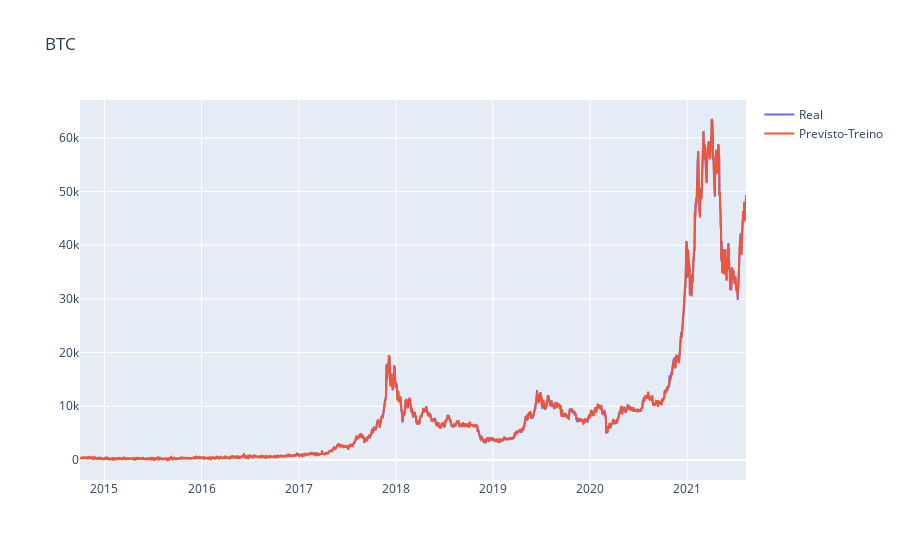

Source (notebook cell):
### Code cell
fig = go.Figure(layout=go.Layout(title=go.layout.Title(text='BTC'))) 
fig.add_trace(go.Scatter(x=X_BTC.index, y=y_BTC, name='Real'))
fig.add_trace(go.Scatter(x=X_BTC.index,  y=y_pred,  name='Previsto-Treino'))

fig.show()

### Figure 1 — Plotly figure (JSON) as saved in the notebook; plotly's stock layout.template omitted (floating-point values rounded to 4 significant figures; data arrays with more than 128 entries replaced by an {"elided": "..."} marker saying what was removed)
{"data": [{"name": "Real", "type": "scatter", "x": {"elided": "2502 str values"}, "y": {"elided": "2502 float values"}}, {"name": "Previsto-Treino", "type": "scatter", "x": {"elided": "2502 str values"}, "y": {"elided": "2502 float values"}}], "layout": {"autosize": true, "title": {"text": "BTC"}, "xaxis": {"autorange": true, "range": ["2014-10-01", "2021-08-10"], "type": "date"}, "yaxis": {"autorange": true, "range": [-3733.0, 67040.0], "type": "linear"}}}
